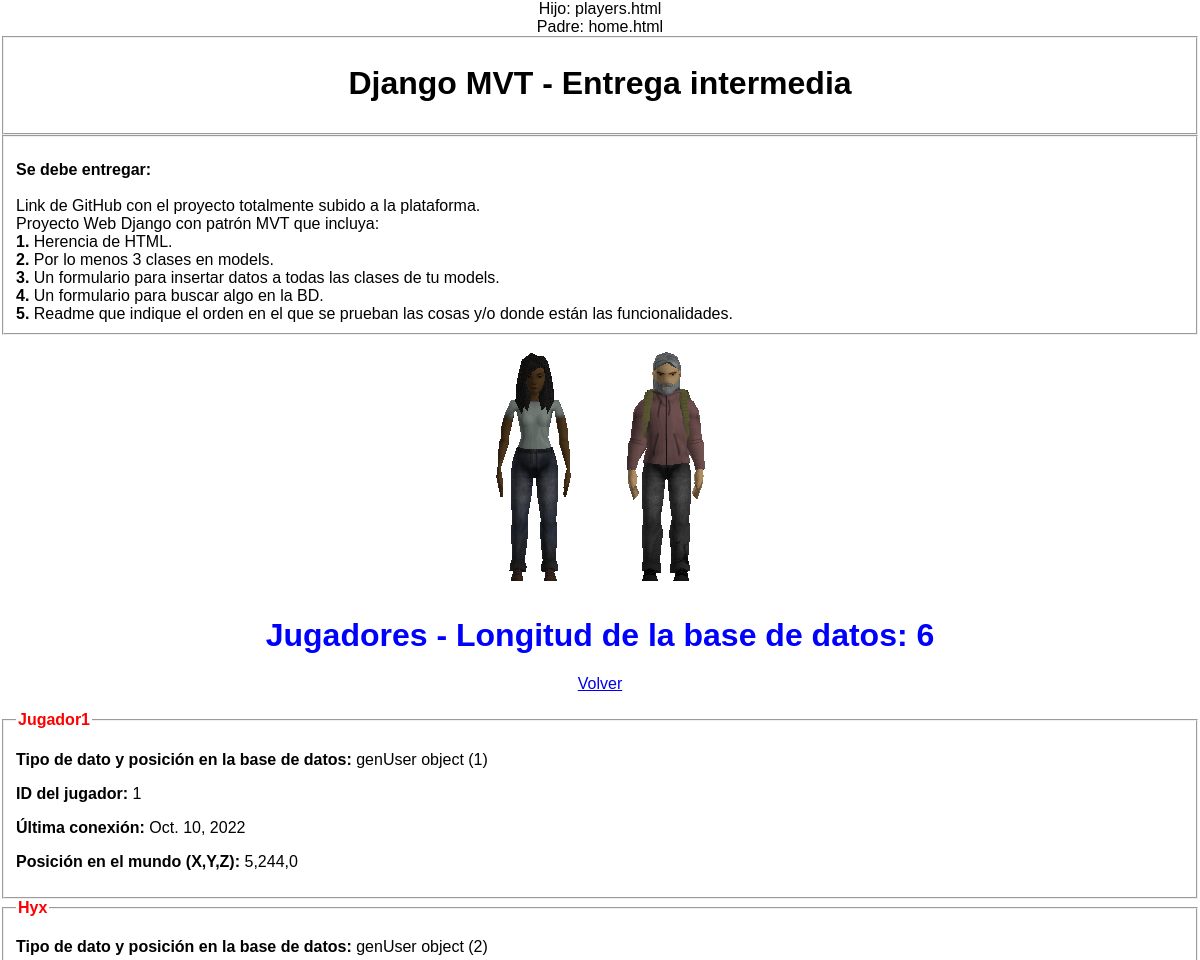
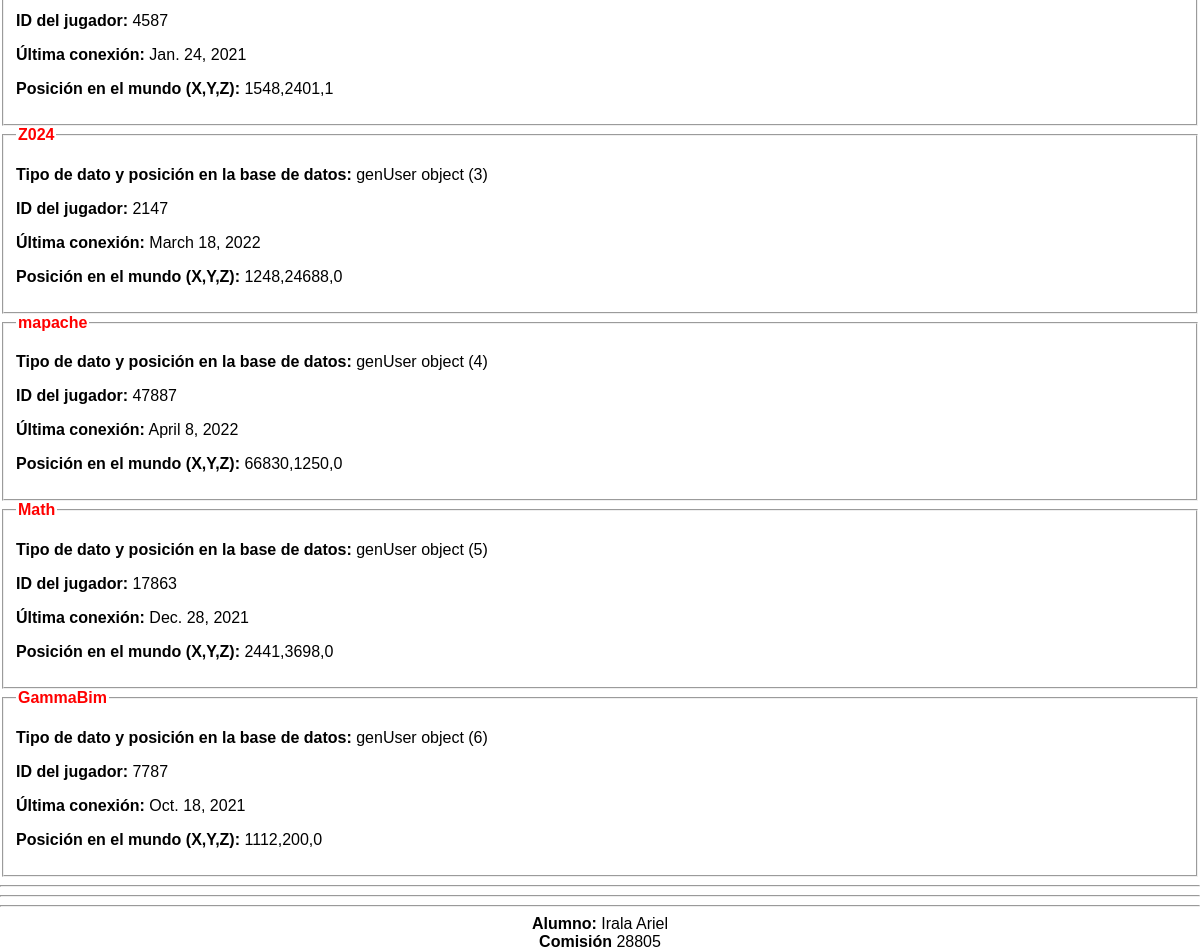
Screenshot of /players/ with the database file from the repository (2 pictures, top to bottom).
### EntregaIntermedia/models.py (models this page shows)
class genUser(models.Model):
    usernick = models.CharField(max_length=15)
    userid = models.IntegerField()
    userlastconnection = models.DateField()
    userposX = models.IntegerField()
    userposY = models.IntegerField()
    userposZ = models.IntegerField()

### EntregaIntermedia/views.py (the view)
# urls.py: path('players/', views.Users, name = 'players'),
def Users(request):
    template_name = 'players.html'
    players = models.genUser.objects.all()
    context = {
        'title' : 'Ver jugadores',
        'playersdata' : players,
        'amount' : players.count(),
    }
    return render(request, template_name, context)

### EntregaIntermedia/templates/players.html (shortened to what this page needs)
<center> Hijo: players.html </center>
{% extends 'home.html' %}
{% load static %}
{% block content %}
<head>
</head>
<center>
    <img src={% static "Players.png" %}/>
</center>
<h1 style = 'color:blue'> <center> <b> Jugadores  </b> - Longitud de la base de datos: {{ amount }}</center> </h1>
<center> <a href="{% url 'index' %}">Volver</a></center> <br>
{% for x in playersdata %}
    <fieldset>
        <legend style = 'color:red' ><b> {{ x.usernick }} </b></legend>
        <p><b>Tipo de dato y posición en la base de datos:</b> {{ x }}</p>
        <p><b>ID del jugador:</b> {{ x.userid }}</p>
        <p><b>Última conexión:</b> {{ x.userlastconnection }}</p>
        <p><b>Posición en el mundo (X,Y,Z):</b> {{ x.userposX }},{{ x.userposY }},{{ x.userposZ }} </p>
    </fieldset>
{% endfor %}
{% endblock %}

### EntregaIntermedia/templates/home.html (style rules this page uses)
body { font-family: "Bahnschrift", sans-serif; margin: 0; padding: 0; }

### rows the page displays
genUser: usernick "Jugador1", id "genUser object (1)", userid "1", userlastconnection "Oct. 10, 2022", userposX "5", userposY "244", userposZ "0"
genUser: usernick "Hyx", id "genUser object (2)", userid "4587", userlastconnection "Jan. 24, 2021", userposX "1548", userposY "2401", userposZ "1"
genUser: usernick "Z024", id "genUser object (3)", userid "2147", userlastconnection "March 18, 2022", userposX "1248", userposY "24688", userposZ "0"
genUser: usernick "mapache", id "genUser object (4)", userid "47887", userlastconnection "April 8, 2022", userposX "66830", userposY "1250", userposZ "0"
genUser: usernick "Math", id "genUser object (5)", userid "17863", userlastconnection "Dec. 28, 2021", userposX "2441", userposY "3698", userposZ "0"
genUser: usernick "GammaBim", id "genUser object (6)", userid "7787", userlastconnection "Oct. 18, 2021", userposX "1112", userposY "200", userposZ "0"

### other values shown
{{ amount }} "6"
